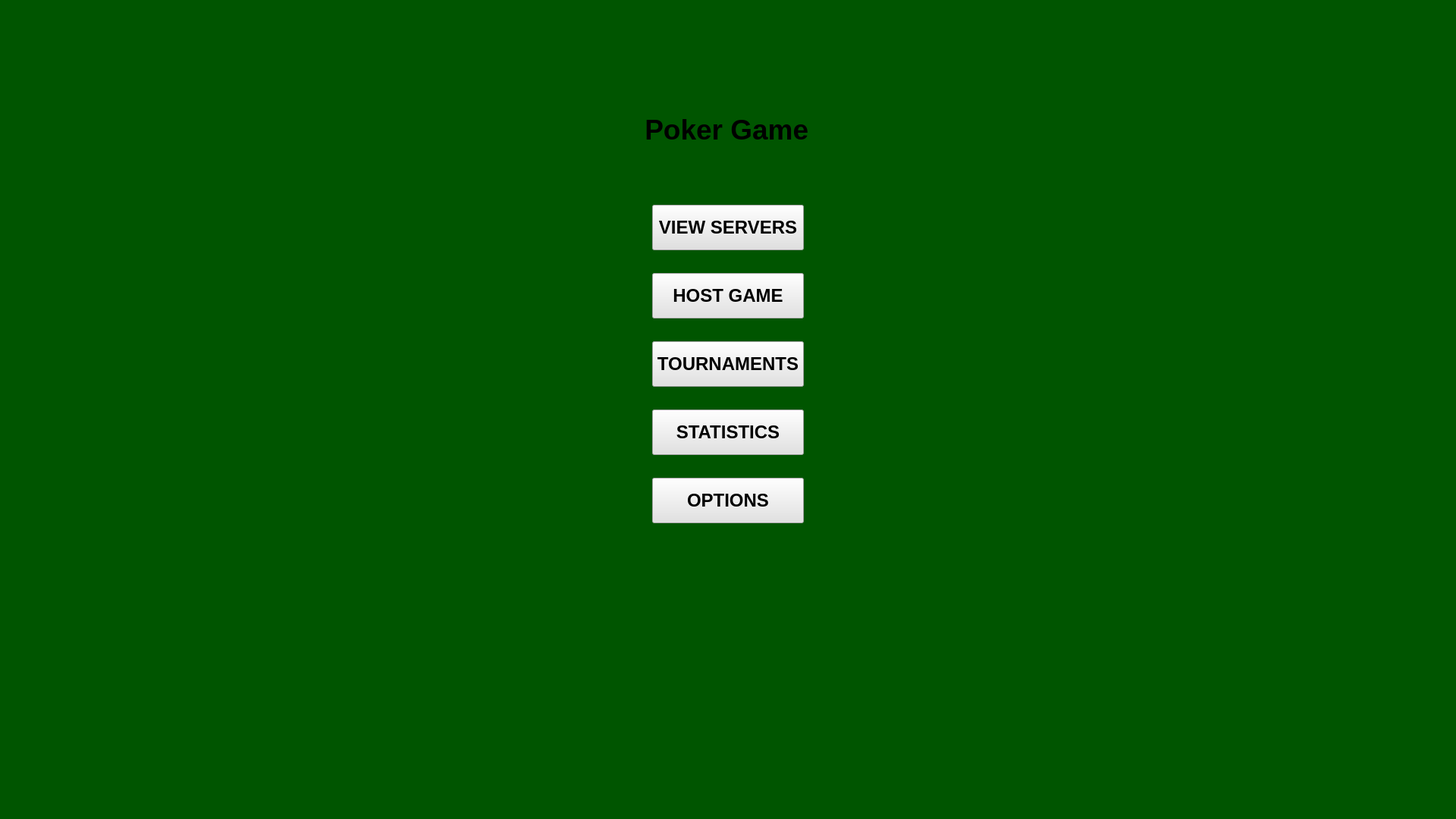
<?xml version = "1.0" encoding = "UTF-8"?>
<ui version = "4.0">
 <class>MainWindow</class>
 <widget class = "QMainWindow" name = "MainWindow">
  <property name = "geometry">
   <rect>
    <x>0</x>
    <y>0</y>
    <width>1920</width>
    <height>1080</height>
   </rect>
  </property>
  <property name = "acceptDrops">
   <bool>false</bool>
  </property>
  <property name = "windowTitle">
   <string>MainWindow</string>
  </property>
  <property name = "autoFillBackground">
   <bool>false</bool>
  </property>
  <property name = "styleSheet">
   <string notr = "true">background-color: rgb(0, 85, 0);</string>
  </property>
  <widget class = "QWidget" name = "centralwidget">
   <widget class = "QPushButton" name = "pushButton">
    <property name = "geometry">
     <rect>
      <x>860</x>
      <y>270</y>
      <width>200</width>
      <height>60</height>
     </rect>
    </property>
    <property name = "font">
     <font>
      <family>MS Shell Dlg 2</family>
      <pointsize>18</pointsize>
      <weight>75</weight>
      <bold>true</bold>
     </font>
    </property>
    <property name = "styleSheet">
     <string notr = "true">background-color: rgb(225, 225, 225);</string>
    </property>
    <property name = "text">
     <string>VIEW SERVERS</string>
    </property>
   </widget>
   <widget class = "QPushButton" name = "pushButton_2">
    <property name = "geometry">
     <rect>
      <x>860</x>
      <y>360</y>
      <width>200</width>
      <height>60</height>
     </rect>
    </property>
    <property name = "font">
     <font>
      <family>MS Shell Dlg 2</family>
      <pointsize>18</pointsize>
      <weight>75</weight>
      <bold>true</bold>
     </font>
    </property>
    <property name = "styleSheet">
     <string notr = "true">background-color: rgb(226, 226, 226);</string>
    </property>
    <property name = "text">
     <string>HOST GAME</string>
    </property>
   </widget>
   <widget class = "QPushButton" name = "pushButton_3">
    <property name = "geometry">
     <rect>
      <x>860</x>
      <y>450</y>
      <width>200</width>
      <height>60</height>
     </rect>
    </property>
    <property name = "font">
     <font>
      <family>MS Shell Dlg 2</family>
      <pointsize>18</pointsize>
      <weight>75</weight>
      <bold>true</bold>
     </font>
    </property>
    <property name = "styleSheet">
     <string notr = "true">background-color: rgb(226, 226, 226);</string>
    </property>
    <property name = "text">
     <string>TOURNAMENTS</string>
    </property>
   </widget>
   <widget class = "QPushButton" name = "pushButton_4">
    <property name = "geometry">
     <rect>
      <x>860</x>
      <y>630</y>
      <width>200</width>
      <height>60</height>
     </rect>
    </property>
    <property name = "font">
     <font>
      <family>MS Shell Dlg 2</family>
      <pointsize>18</pointsize>
      <weight>75</weight>
      <bold>true</bold>
     </font>
    </property>
    <property name = "styleSheet">
     <string notr = "true">background-color: rgb(226, 226, 226);</string>
    </property>
    <property name = "text">
     <string>OPTIONS</string>
    </property>
   </widget>
   <widget class = "QPushButton" name = "pushButton_5">
    <property name = "geometry">
     <rect>
      <x>860</x>
      <y>540</y>
      <width>200</width>
      <height>60</height>
     </rect>
    </property>
    <property name = "font">
     <font>
      <family>MS Shell Dlg 2</family>
      <pointsize>18</pointsize>
      <weight>75</weight>
      <bold>true</bold>
     </font>
    </property>
    <property name = "styleSheet">
     <string notr = "true">background-color: rgb(226, 226, 226);</string>
    </property>
    <property name = "text">
     <string>STATISTICS</string>
    </property>
   </widget>
   <widget class = "QLabel" name = "label">
    <property name = "geometry">
     <rect>
      <x>840</x>
      <y>120</y>
      <width>251</width>
      <height>101</height>
     </rect>
    </property>
    <property name = "font">
     <font>
      <pointsize>28</pointsize>
      <weight>75</weight>
      <bold>true</bold>
     </font>
    </property>
    <property name = "text">
     <string> Poker Game</string>
    </property>
   </widget>
  </widget>
  <widget class = "QMenuBar" name = "menubar">
   <property name = "geometry">
    <rect>
     <x>0</x>
     <y>0</y>
     <width>1920</width>
     <height>21</height>
    </rect>
   </property>
  </widget>
  <widget class = "QStatusBar" name = "statusbar"/>
 </widget>
 <resources/>
 <connections/>
</ui>
